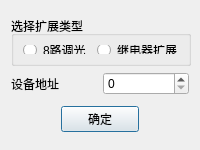
<?xml version="1.0" encoding="UTF-8"?>
<ui version="4.0">
 <class>DialogExtend</class>
 <widget class="QDialog" name="DialogExtend">
  <property name="geometry">
   <rect>
    <x>0</x>
    <y>0</y>
    <width>200</width>
    <height>150</height>
   </rect>
  </property>
  <property name="minimumSize">
   <size>
    <width>200</width>
    <height>150</height>
   </size>
  </property>
  <property name="maximumSize">
   <size>
    <width>200</width>
    <height>150</height>
   </size>
  </property>
  <property name="windowTitle">
   <string>Dialog</string>
  </property>
  <layout class="QGridLayout" name="gridLayout_2">
   <item row="0" column="0" colspan="3">
    <layout class="QGridLayout" name="gridLayout">
     <item row="0" column="0" colspan="2">
      <widget class="QGroupBox" name="sel_dev">
       <property name="minimumSize">
        <size>
         <width>180</width>
         <height>50</height>
        </size>
       </property>
       <property name="maximumSize">
        <size>
         <width>180</width>
         <height>50</height>
        </size>
       </property>
       <property name="styleSheet">
        <string notr="true"/>
       </property>
       <property name="title">
        <string>选择扩展类型</string>
       </property>
       <layout class="QHBoxLayout" name="horizontalLayout">
        <item>
         <widget class="QRadioButton" name="led_ex">
          <property name="text">
           <string>8路调光</string>
          </property>
         </widget>
        </item>
        <item>
         <widget class="QRadioButton" name="relay_ex">
          <property name="text">
           <string>继电器扩展</string>
          </property>
         </widget>
        </item>
       </layout>
      </widget>
     </item>
     <item row="1" column="0">
      <widget class="QLabel" name="label">
       <property name="text">
        <string>设备地址</string>
       </property>
      </widget>
     </item>
     <item row="1" column="1">
      <widget class="QSpinBox" name="set_addr">
       <property name="maximum">
        <number>99</number>
       </property>
      </widget>
     </item>
    </layout>
   </item>
   <item row="1" column="0">
    <spacer name="horizontalSpacer">
     <property name="orientation">
      <enum>Qt::Horizontal</enum>
     </property>
     <property name="sizeHint" stdset="0">
      <size>
       <width>45</width>
       <height>20</height>
      </size>
     </property>
    </spacer>
   </item>
   <item row="1" column="1">
    <widget class="QPushButton" name="pushButton">
     <property name="text">
      <string>确定</string>
     </property>
    </widget>
   </item>
   <item row="1" column="2">
    <spacer name="horizontalSpacer_2">
     <property name="orientation">
      <enum>Qt::Horizontal</enum>
     </property>
     <property name="sizeHint" stdset="0">
      <size>
       <width>44</width>
       <height>20</height>
      </size>
     </property>
    </spacer>
   </item>
  </layout>
 </widget>
 <resources/>
 <connections/>
</ui>
